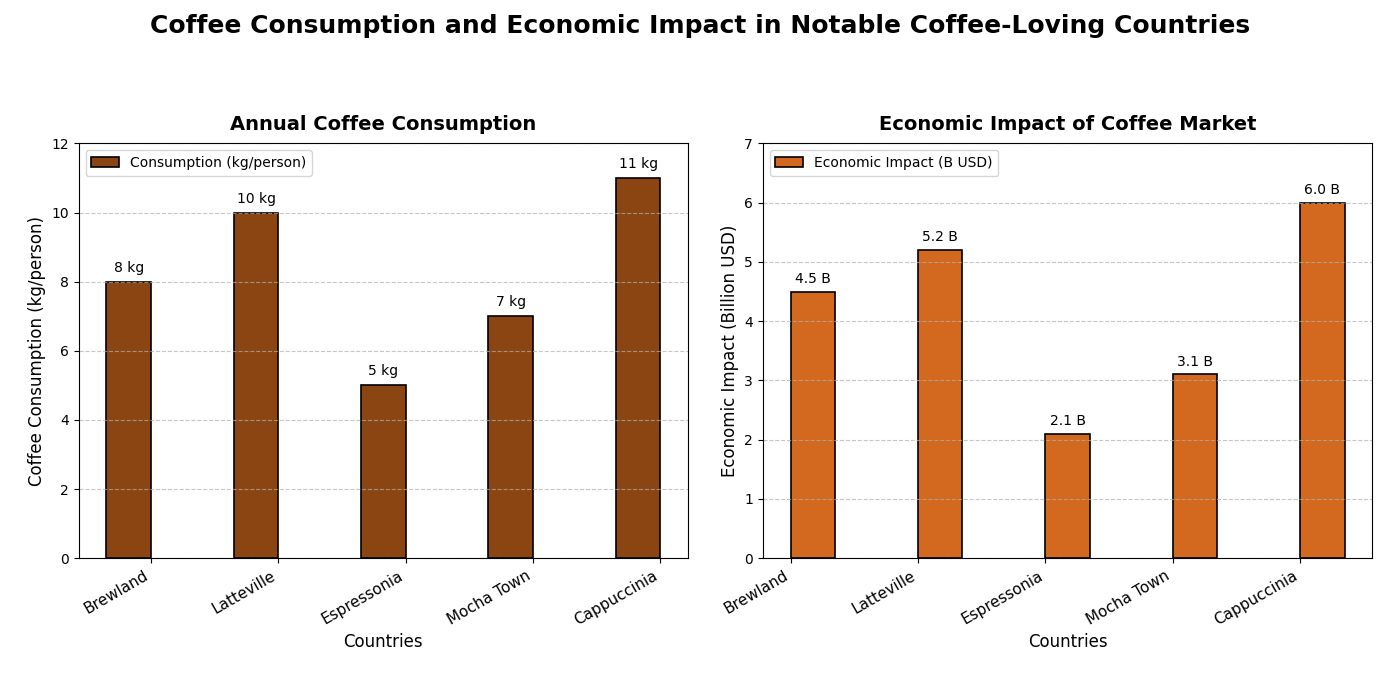

The script that drew this image:
import matplotlib.pyplot as plt
import numpy as np

# Backstory: Fetching valuable insights from the coffee market in different countries, focusing on average consumption per person and its economic impact.
# Data has been collected based on surveys and market analysis.

# Countries and corresponding average coffee consumption in kilograms per capita per year
countries = ['Brewland', 'Latteville', 'Espressonia', 'Mocha Town', 'Cappuccinia']
coffee_consumption = [8, 10, 5, 7, 11]  # kg per person per year

# Economic impact in terms of billions of dollars per year
economic_impact = [4.5, 5.2, 2.1, 3.1, 6.0]  # billion dollars

# Set positions and width for the bars
x_pos = np.arange(len(countries))
width = 0.35

# Create the figure and a set of two subplots
fig, (ax1, ax2) = plt.subplots(1, 2, figsize=(14, 7))
fig.suptitle('Coffee Consumption and Economic Impact in Notable Coffee-Loving Countries', fontsize=18, fontweight='bold', y=0.98)

# Bar chart for coffee consumption
bars1 = ax1.bar(x_pos - width/2, coffee_consumption, width, color='#8B4513', edgecolor='black', linewidth=1.2, label='Consumption (kg/person)')

# Bar chart for economic impact
bars2 = ax2.bar(x_pos + width/2, economic_impact, width, color='#D2691E', edgecolor='black', linewidth=1.2, label='Economic Impact (B USD)')

# Annotate bars with values for the first chart
for bar in bars1:
    yval = bar.get_height()
    ax1.text(bar.get_x() + bar.get_width()/2, yval + 0.2, f'{yval} kg', ha='center', va='bottom', fontsize=10)

# Annotate bars with values for the second chart
for bar in bars2:
    yval = bar.get_height()
    ax2.text(bar.get_x() + bar.get_width()/2, yval + 0.1, f'{yval} B', ha='center', va='bottom', fontsize=10)

# Set titles and labels for the first subplot
ax1.set_title('Annual Coffee Consumption', fontsize=14, fontweight='bold', pad=10)
ax1.set_xlabel('Countries', fontsize=12)
ax1.set_ylabel('Coffee Consumption (kg/person)', fontsize=12)
ax1.set_xticks(x_pos)
ax1.set_xticklabels(countries, fontsize=11, rotation=30, ha='right')
ax1.set_ylim(0, 12)

# Set titles and labels for the second subplot
ax2.set_title('Economic Impact of Coffee Market', fontsize=14, fontweight='bold', pad=10)
ax2.set_xlabel('Countries', fontsize=12)
ax2.set_ylabel('Economic Impact (Billion USD)', fontsize=12)
ax2.set_xticks(x_pos)
ax2.set_xticklabels(countries, fontsize=11, rotation=30, ha='right')
ax2.set_ylim(0, 7)

# Add grid lines for better visual reference
ax1.grid(axis='y', linestyle='--', alpha=0.7)
ax2.grid(axis='y', linestyle='--', alpha=0.7)

# Adding legends
ax1.legend(loc='upper left', fontsize=10)
ax2.legend(loc='upper left', fontsize=10)

# Adjust layout to prevent overlapping elements
plt.tight_layout(pad=2.0, rect=[0, 0.03, 1, 0.95])

# Show the plot
plt.show()
